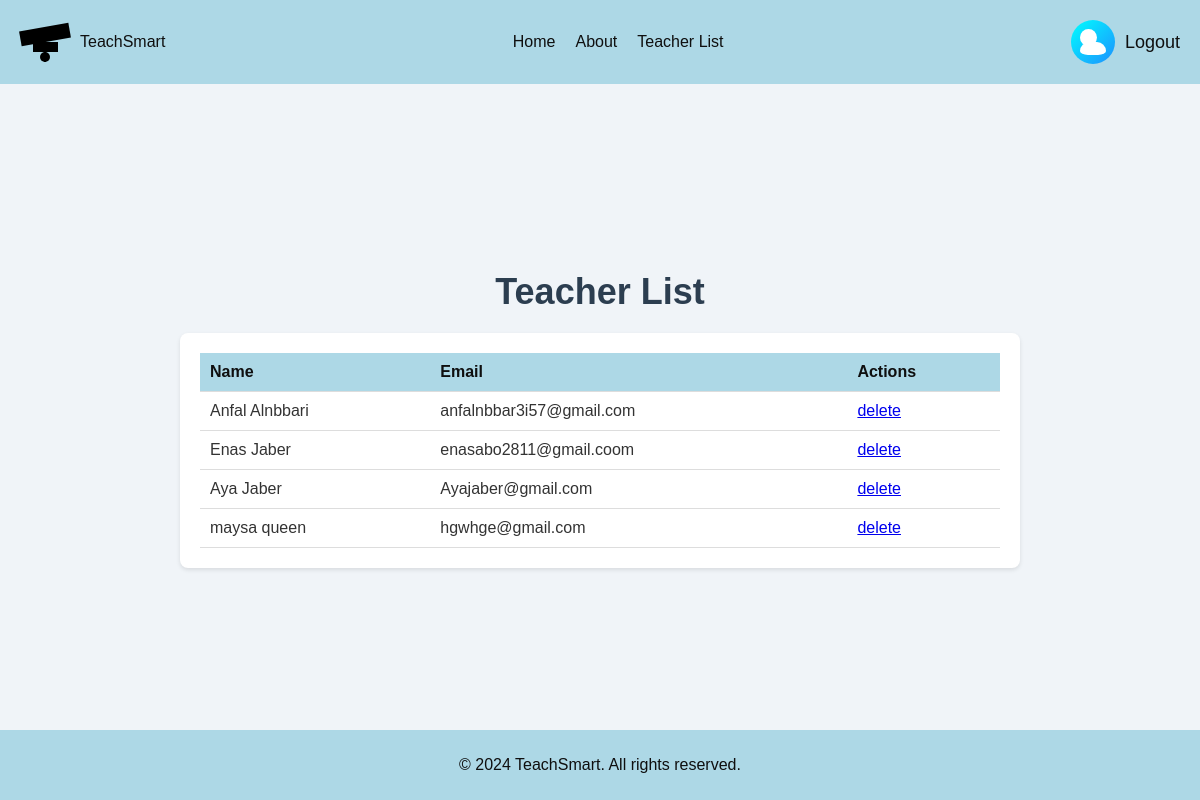
The page /teacher_list/ on the database its author committed.
### tsweb/models.py (models this page shows, shortened)
class Teacher(models.Model):
    CLASS_CHOICES = [
        ('A', 'First grade'),
        ('B', 'Second grade'),
        ('C', 'Third grade'),
        ('D', 'Fourth grade'),
        ('E', 'Fifth grade'),
        ('F', 'Sixth grade'),
    ]
    id_number = models.CharField(
        max_length=9,
        unique=True,
        validators=[RegexValidator(r'^\d{9}$', "Please enter exactly 9 digits.")]
    )
    first_name = models.CharField(max_length=50)
    last_name = models.CharField(max_length=50)
    date_of_birth = models.DateField()
    email = models.EmailField(unique=True, validators=[EmailValidator(message="Invalid email address.")])
    phone_number = models.CharField(
        max_length=10,
        validators=[
            RegexValidator(
                regex=r'^(05\d|0[23489])\d{7}$',
                message='Invalid Israeli phone number. Please enter 10 digits starting with 05 .'
            )
        ]
    )
    password = models.CharField(max_length=128)  # הוספת שדה סיסמה
    subject = models.ForeignKey(Subject, on_delete=models.CASCADE, related_name='teachers', help_text="Select the subject the teacher can teach")
    classes = models.CharField(
        max_length=1,
        choices=CLASS_CHOICES,
        help_text="Select the grade the teacher can educate"
    )
    def __str__(self):
        return f"{self.first_name} {self.last_name}"

### tsweb/views.py (the view)
# urls.py: path('teacher_list/',views.teacher_list, name="teacher_list"),
def teacher_list(request):
    teachers = Teacher.objects.all()
    return render(request, 'teacher_list.html', {'teachers': teachers})

### tsweb/models.py (called while the page is built)
        def __str__(self):
                return self.name

### tsweb/Templates/teacher_list.html (shortened to what this page needs)
<!DOCTYPE html>
<html lang="en" dir="ltr">
<head>
</head>
<body>
<header>
    <div class="logo">
        <div class="graduation-hat">
            <div class="hat-top"></div>
            <div class="hat-tassel"></div>
        </div>
        <span>TeachSmart</span>
    </div>
    <nav>
        <ul>
            <li><a href="{% url 'admin_homepage' %}">Home</a></li>
            <li><a href="/about">About</a></li>
            <li><a href="/teacher-list">Teacher List</a></li>
        </ul>
    </nav>
    <div class="auth-buttons">
        <a href="{% url 'logout_admin' %}" class="login-button">
            <div class="user-icon"></div>
            <span class="login-text">Logout</span>
        </a>
    </div>
</header>
<div class="main-content">
    <h1>Teacher List</h1>
    <div class="teacher-list">
        <table>
            <thead>
                <tr>
                    <th>Name</th>
                    <th>Email</th>
                    <th>Actions</th>
                </tr>
            </thead>
            <tbody>
                {% for teacher in teachers %}
                <tr>
                    <td>{{ teacher }}</td>
                    <td>{{ teacher.email }}</td>
                    <td>
                        <a href="#" class="btn btn-danger">delete</a>
                    </td>
                </tr>
                {% empty %}
                <tr>
                    <td colspan="3">No teachers available.</td>
                </tr>
                {% endfor %}
            </tbody>
        </table>
    </div>
</div>
<footer>
    <p>&copy; 2024 TeachSmart. All rights reserved.</p>
</footer>
</body>
</html>

### tsweb/Templates/teacher_list.html (style rules this page uses)
body { font-family: 'Arial', sans-serif; background-color: #f0f4f8; margin: 0; padding: 0; color: #333; min-height: 100vh; display: flex; flex-direction: column; }
header { display: flex; justify-content: space-between; align-items: center; padding: 20px; background-color: #add8e6; color: #0f0f0f; }
.logo { display: flex; align-items: center; }
.graduation-hat { width: 50px; height: 30px; position: relative; margin-right: 10px; }
.hat-top { width: 100%; height: 50%; background-color: #000; position: absolute; top: 0; left: 0; transform: rotate(-10deg); }
.hat-tassel { width: 2px; height: 20px; background-color: #000; position: absolute; top: 50%; left: 50%; transform: translateX(-50%); }
.hat-tassel::after { content: ''; width: 10px; height: 10px; background-color: #000; border-radius: 50%; position: absolute; bottom: 0; left: 50%; transform: translateX(-50%); }
nav ul { list-style: none; display: flex; gap: 20px; padding: 0; margin: 0; align-items: center; }
nav a { text-decoration: none; color: #0f0f0f; }
.auth-buttons { display: flex; align-items: center; }
.login-button { display: flex; align-items: center; gap: 10px; text-decoration: none; color: #0f0f0f; font-size: 18px; }
.user-icon { width: 44px; height: 44px; background: linear-gradient(135deg, #00ffff, #1e90ff); border-radius: 50%; position: relative; display: inline-flex; justify-content: center; align-items: center; }
.user-icon::before { content: ''; width: 40%; height: 40%; background-color: white; border-radius: 50%; position: absolute; top: 20%; left: 20%; }
.user-icon::after { content: ''; width: 60%; height: 30%; background-color: white; border-radius: 15px 15px 50% 50%; position: absolute; bottom: 20%; left: 20%; }
.login-text { vertical-align: middle; }
.main-content { flex: 1; display: flex; flex-direction: column; align-items: center; justify-content: center; text-align: center; padding: 40px 20px; }
.main-content h1 { color: #2c3e50; font-size: 36px; margin-bottom: 20px; }
.teacher-list { width: 100%; max-width: 800px; background-color: #fff; padding: 20px; border-radius: 8px; box-shadow: 0 2px 4px rgba(0, 0, 0, 0.1); text-align: left; }
.teacher-list table { width: 100%; border-collapse: collapse; }
.teacher-list th, .teacher-list td { padding: 10px; border-bottom: 1px solid #ddd; }
.teacher-list th { background-color: #add8e6; color: #0f0f0f; }
footer { background-color: #add8e6; color: #0f0f0f; text-align: center; padding: 10px; }

### rows shown on the page
Teacher: first_name+last_name "Anfal Alnbbari", email "anfalnbbar3i57@gmail.com"
Teacher: first_name+last_name "Enas Jaber", email "enasabo2811@gmail.coom"
Teacher: first_name+last_name "Aya Jaber", email "Ayajaber@gmail.com"
Teacher: first_name+last_name "maysa queen", email "hgwhge@gmail.com"
